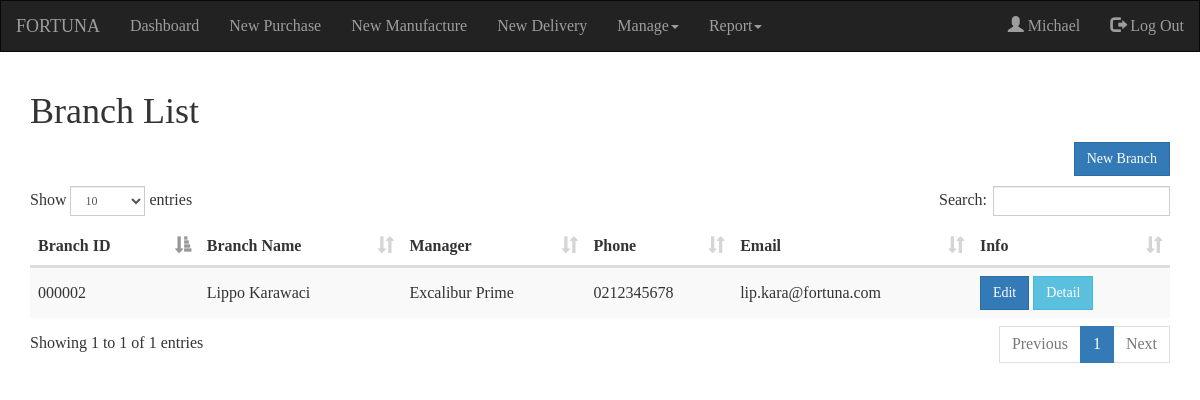
Page /mancust.php (signed in) on the committed database.
### tables this page shows
CREATE TABLE `branch` (
  `braId` varchar(20) NOT NULL,
  `braName` varchar(30) NOT NULL,
  `braAddress` text NOT NULL,
  `braManager` varchar(20) NOT NULL,
  `braPhone` varchar(15) NOT NULL,
  `braMail` varchar(50) NOT NULL,
  `braStatus` tinyint(4) NOT NULL
);

CREATE TABLE `employee` (
  `empId` varchar(20) NOT NULL,
  `empFName` varchar(30) NOT NULL,
  `empLName` varchar(30) NOT NULL,
  `empDOB` date NOT NULL,
  `empPass` varchar(50) NOT NULL,
  `empPosition` varchar(20) NOT NULL,
  `empMail` varchar(50) NOT NULL,
  `empPhone` varchar(15) NOT NULL,
  `empAddress` text NOT NULL,
  `empPhoto` varchar(30) NOT NULL,
  `dateLimit` date NOT NULL,
  `empStatus` tinyint(4) NOT NULL
);

### koneksi.php (called while the page is built, shortened)
<?php
$con=mysqli_connect('localhost', 'root', '', 'uas_pos');
function queryRun($query){
  global $con;
  $hello=mysqli_query($con, $query);
  return $hello;
}
function queryTable($query){
  $hello=mysqli_fetch_assoc($query);
  return $hello;
}
?>

### mancust.php (the view, shortened to what this page needs)
<?php
if(isset($_SESSION['empId']) AND $_SESSION['positionAccess'] <= 2){
  ?>
  <!DOCTYPE html>
  <html lang="en">
  <head>
    <link rel="stylesheet" href="https://maxcdn.bootstrapcdn.com/bootstrap/3.3.7/css/bootstrap.min.css">
    <link rel="stylesheet" href="css/css.css">
    <link rel="stylesheet" href="css/dataTables.bootstrap.min.css">
  </head>
  <body>
    <?php include('koneksi.php');
    function showBra(){
      $query=queryRun("SELECT * FROM branch, employee WHERE braStatus=1 AND empId=braManager");
      while($hasil=queryTable($query)){
        $id=$hasil['braId'];
        $name=$hasil['braName'];
        $phone=$hasil['braPhone'];
        $mail=$hasil['braMail'];
        $man=$hasil['empFName']. " ". $hasil['empLName'];
        ?>
        <tr>
          <td><?php echo $id?></td>
          <td><?php echo $name?></td>
          <td><?php echo $man?></td>
          <td><?php echo $phone?></td>
          <td><?php echo $mail?></td>
          <td>
              <a href="braedit.php?id=<?php echo $id?>" class="btn btn-primary">Edit</a>
            <a href="bradetail.php?id=<?php echo $id?>" class="btn btn-info">Detail</a>
          </td>
        </tr>
        <?php
      }
    }
    ?>
    <nav class="navbar navbar-inverse">
      <div class="container-fluid">
        <div class="navbar-header">
          <a class="navbar-brand" href="#">FORTUNA</a>
        </div>
        <ul class="nav navbar-nav">
          <li><a href="dashboard.php">Dashboard</a></li>
            <li><a href="newpurchase.php">New Purchase</a></li>
            <li><a href="newmanufactur.php">New Manufacture</a></li>
            <li><a href="newdelivery.php">New Delivery</a></li>
            <?php
              if($_SESSION['positionAccess'] <= 2){
                ?>
          <li class="dropdown"><a class="dropdown-toggle" data-toggle="dropdown"href="#">Manage<span class="caret"></span></a>
          </li>
            <?php
              }
            ?>
            <li class="dropdown"><a class="dropdown-toggle" data-toggle="dropdown"href="#">Report<span class="caret"></span></a>
          </li>
        </ul>
        <ul class="nav navbar-nav navbar-right">
          <li><a href="#"><span class="glyphicon glyphicon-user"></span> <?php echo $_SESSION['name']?></a> </li>
          <li><a href="login.php?logout=1"><span class="glyphicon glyphicon-log-out"></span> Log Out</a></li>
      </ul>
      </div>
    </nav>
    <div class="container">
      <h1>Branch List</h1>
      <div class=text-right>
        <a href="newbranch.php" class="btn btn-primary">New Branch</a>
      </div>
      <table id=example1 class="table table-striped">
        <thead>
          <tr>
            <th>Branch ID</th>
            <th>Branch Name</th>
            <th>Manager</th>
            <th>Phone</th>
            <th>Email</th>
            <th>Info</th>
          </tr>
        </thead>
        <?php
        showBra();
        ?>
      </table>
    </div>
  </body>
  </html>
<?php
}else{
  header("location:login.php?lfail=1");
} ?>

### css/css.css (style rules this page uses)
body { font-family: moon; font-size: 16px; }
.navbar-brand { font-family: oneday; }
.nav { font-size: 16px; }

### mancust.php (style rules this page uses)
* { border-radius: 0 !important; }
.table > tbody > tr > td { vertical-align: middle; }
.text-right { margin-bottom: 10px }

### rows in the picture
branch: braId "000002", braName "Lippo Karawaci", employee.empFName+empLName "Excalibur Prime", braPhone "0212345678", braMail "lip.kara@fortuna.com"

### other values in the picture
$_SESSION['name'] "Michael"
